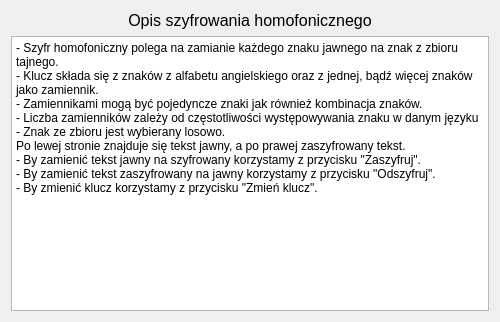
<?xml version="1.0" encoding="UTF-8"?>
<ui version="4.0">
 <class>descriptionDialog</class>
 <widget class="QDialog" name="descriptionDialog">
  <property name="geometry">
   <rect>
    <x>0</x>
    <y>0</y>
    <width>500</width>
    <height>322</height>
   </rect>
  </property>
  <property name="maximumSize">
   <size>
    <width>500</width>
    <height>350</height>
   </size>
  </property>
  <property name="windowTitle">
   <string>Dialog</string>
  </property>
  <layout class="QVBoxLayout" name="verticalLayout">
   <item>
    <widget class="QLabel" name="label">
     <property name="font">
      <font>
       <pointsize>12</pointsize>
      </font>
     </property>
     <property name="text">
      <string>Opis szyfrowania homofonicznego</string>
     </property>
     <property name="alignment">
      <set>Qt::AlignCenter</set>
     </property>
    </widget>
   </item>
   <item>
    <widget class="QPlainTextEdit" name="plainTextEdit">
     <property name="maximumSize">
      <size>
       <width>500</width>
       <height>300</height>
      </size>
     </property>
     <property name="readOnly">
      <bool>true</bool>
     </property>
     <property name="plainText">
      <string>- Szyfr homofoniczny polega na zamianie każdego znaku jawnego na znak z zbioru tajnego. 
- Klucz składa się z znaków z alfabetu angielskiego oraz z jednej, bądź więcej znaków jako zamiennik.
- Zamiennikami mogą być pojedyncze znaki jak również kombinacja znaków.
- Liczba zamienników zależy od częstotliwości występowywania znaku w danym języku
- Znak ze zbioru jest wybierany losowo.
Po lewej stronie znajduje się tekst jawny, a po prawej zaszyfrowany tekst.
- By zamienić tekst jawny na szyfrowany korzystamy z przycisku &quot;Zaszyfruj&quot;.
- By zamienić tekst zaszyfrowany na jawny korzystamy z przycisku &quot;Odszyfruj&quot;.
- By zmienić klucz korzystamy z przycisku &quot;Zmień klucz&quot;.</string>
     </property>
    </widget>
   </item>
  </layout>
 </widget>
 <resources/>
 <connections/>
</ui>
